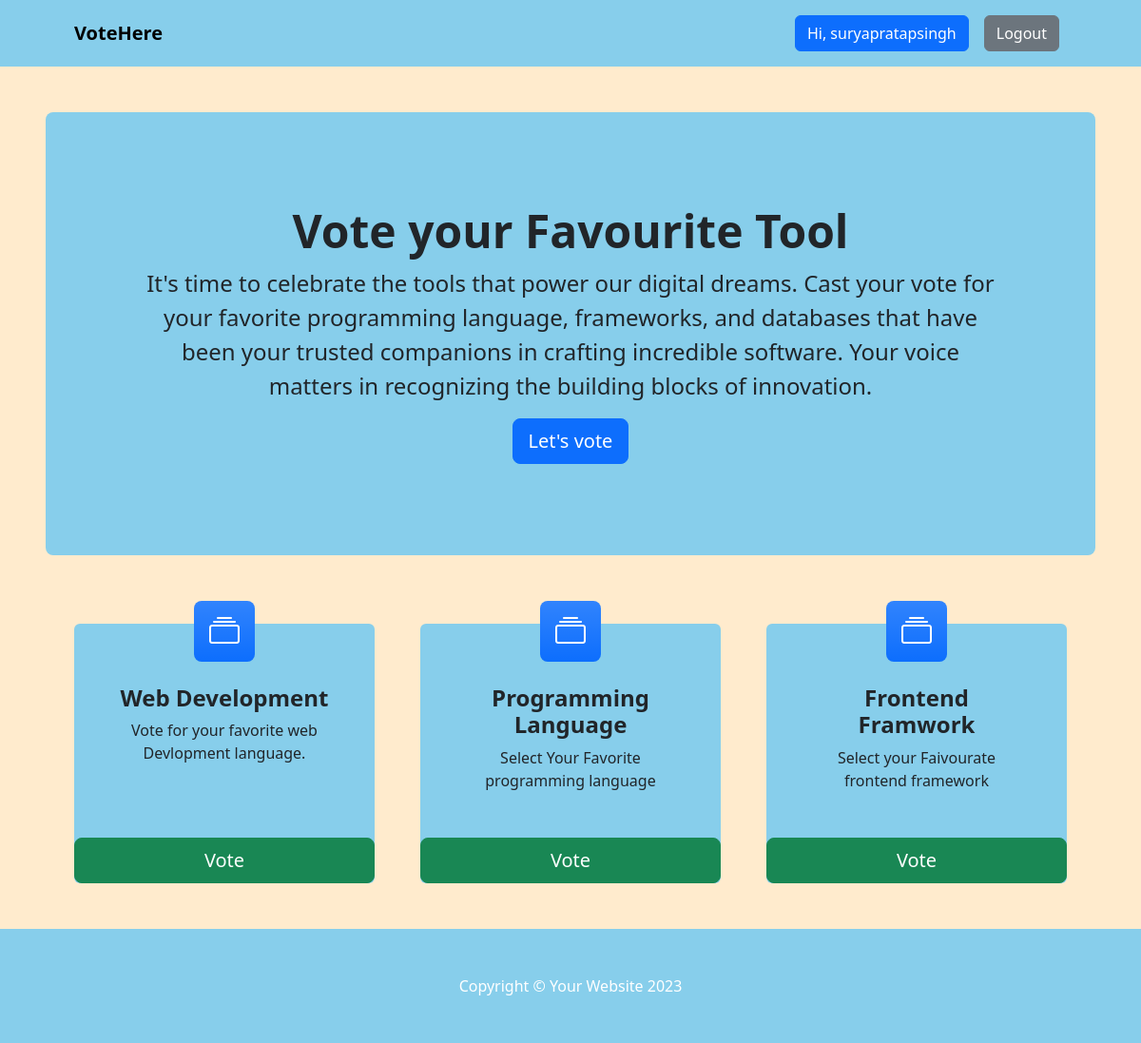
The app's page / (signed in) with its own data.
### voteapp/models.py (models this page shows, shortened)
class Category(models.Model):
    title = models.CharField(max_length=200)
    slug = models.SlugField(blank=True, null=True)
    description = models.TextField(blank=True, null=True)
    total_vote = models.IntegerField(default=0)
    voters = models.ManyToManyField(User, blank=True)

### voteapp/views.py (the view)
# urls.py: path("", views.index, name="index"),
def index(request):
    categories = Category.objects.all()
    context = {"categories":categories}
    return render(request, "index.html", context)

### voteapp/templates/index.html
{% extends 'base.html' %}
{% block content %}
<header class="py-5" >
    <div class="container-fluid px-lg-5">
        <div class="p-4 p-lg-5 rounded-3 text-center" style="background: skyblue;">
            <div class="m-4 m-lg-5">
                <h1 class="display-5 fw-bold">Vote your Favourite Tool</h1>
                <p class="fs-4">It's time to celebrate the tools that power our digital dreams. Cast your vote for your
                    favorite programming language, frameworks, and databases
                    that have been your trusted companions in crafting incredible software.
                    Your voice matters in recognizing the building blocks of innovation.</p>
                <a class="btn btn-primary btn-lg" href="#votingSection">Let's vote</a>
            </div>
        </div>
    </div>
</header>
<section class="pt-4" id="votingSection">
    <div class="container px-lg-5">
        <div class="row gx-lg-5">
            {% for category in categories %}
            <div class="col-lg-4 col-xxl-3 mb-5">
                <div class="card border-0 h-100" style="background: skyblue;">
                    <div class="card-body text-center p-4 p-lg-5 pt-0 pt-lg-0">
                        <div class="feature bg-primary bg-gradient text-white rounded-3 mb-4 mt-n4"><i
                                class="bi bi-collection"></i></div>
                        <h2 class="fs-4 fw-bold">{{category.title}}</h2>
                        <p class="mb-0">{{category.description | truncatechars:100}}</p>
                    </div>
                <a class="btn btn-success btn-lg" href="{% url 'detail' category.slug  %}">Vote</a>
                </div>
            </div>
            {% endfor %}
        </div>
    </div>
</section>
{% endblock content %}

### voteapp/templates/base.html (shortened to what this page needs)
<!DOCTYPE html>
{% load static %}
<html lang="en">
<head>
    <link href="https://cdn.jsdelivr.net/npm/bootstrap-icons@1.4.1/font/bootstrap-icons.css" rel="stylesheet" />
    <link rel="stylesheet" href="{% static 'css/bootstrap.css' %}">
    <link rel="stylesheet" href="{% static 'css/style.css' %}">
</head>
<body style="background: blanchedalmond;">
     <nav class="navbar navbar-expand-lg navbar-dark" style="background:skyblue">
        <div class="container px-lg-5">
            <a class="navbar-brand text-black bold" href="{% url 'index'  %}"><strong>VoteHere</strong></a>
            <div class="collapse navbar-collapse" id="navbarSupportedContent">
                <ul class="navbar-nav ms-auto mb-2 mb-lg-0">
                    {% if request.user.is_authenticated %}
                    <li class="nav-item"><a class="nav-link" href="#"><button class="btn btn-primary">Hi, {{request.user.username}}</button></a></li>
                    <li class="nav-item"><a class="nav-link" href="{% url 'logout' %}"><button class="btn btn-secondary">Logout</button></a></li>
                    {% else %}
                    <li class="nav-item"><a class="nav-link" href="{% url 'signin' %}"><button class="btn btn-primary">Login</button></a></li>
                    <li class="nav-item"><a class="nav-link" href="{% url 'signup' %}"><button class="btn btn-primary">SignUp</button></a></li>
                    {% endif %}
                </ul>
            </div>
        </div>
    </nav>
    {% block content %}
    {% endblock content %}
     <footer class="py-5" style="background:skyblue;">
        <div class="container"><p class="m-0 text-center text-white">Copyright &copy; Your Website 2023</p></div>
    </footer>
</body>
</html>

### voteapp/static/css/style.css (style rules this page uses)
* { box-sizing: border-box; }

### records on screen
Category: title "Web Development", description "Vote for your favorite web Devlopment language."
Category: title "Programming Language", description "Select Your Favorite programming language"
Category: title "Frontend Framwork", description "Select your Faivourate frontend framework"

### other values on screen
{{ request.user.username }} "suryapratapsingh"
